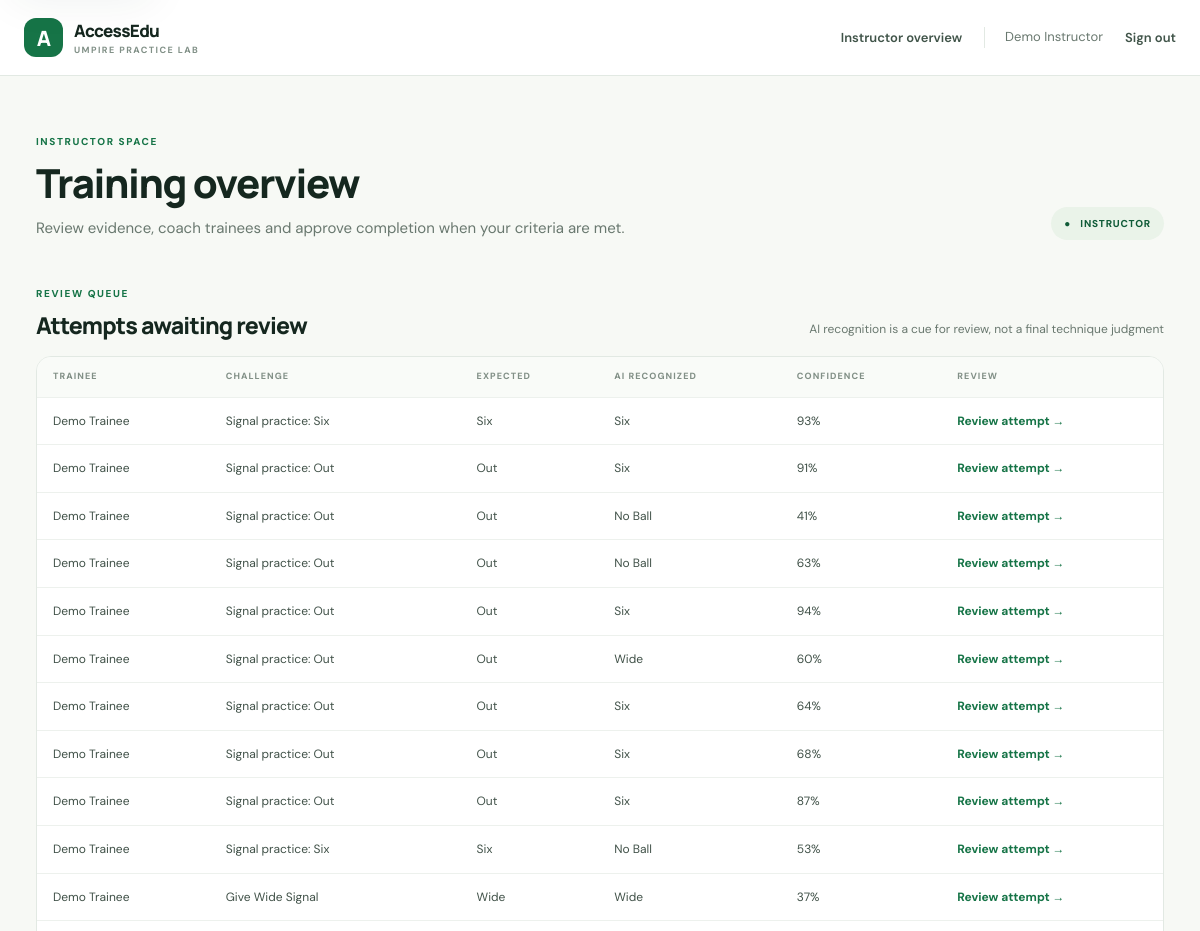
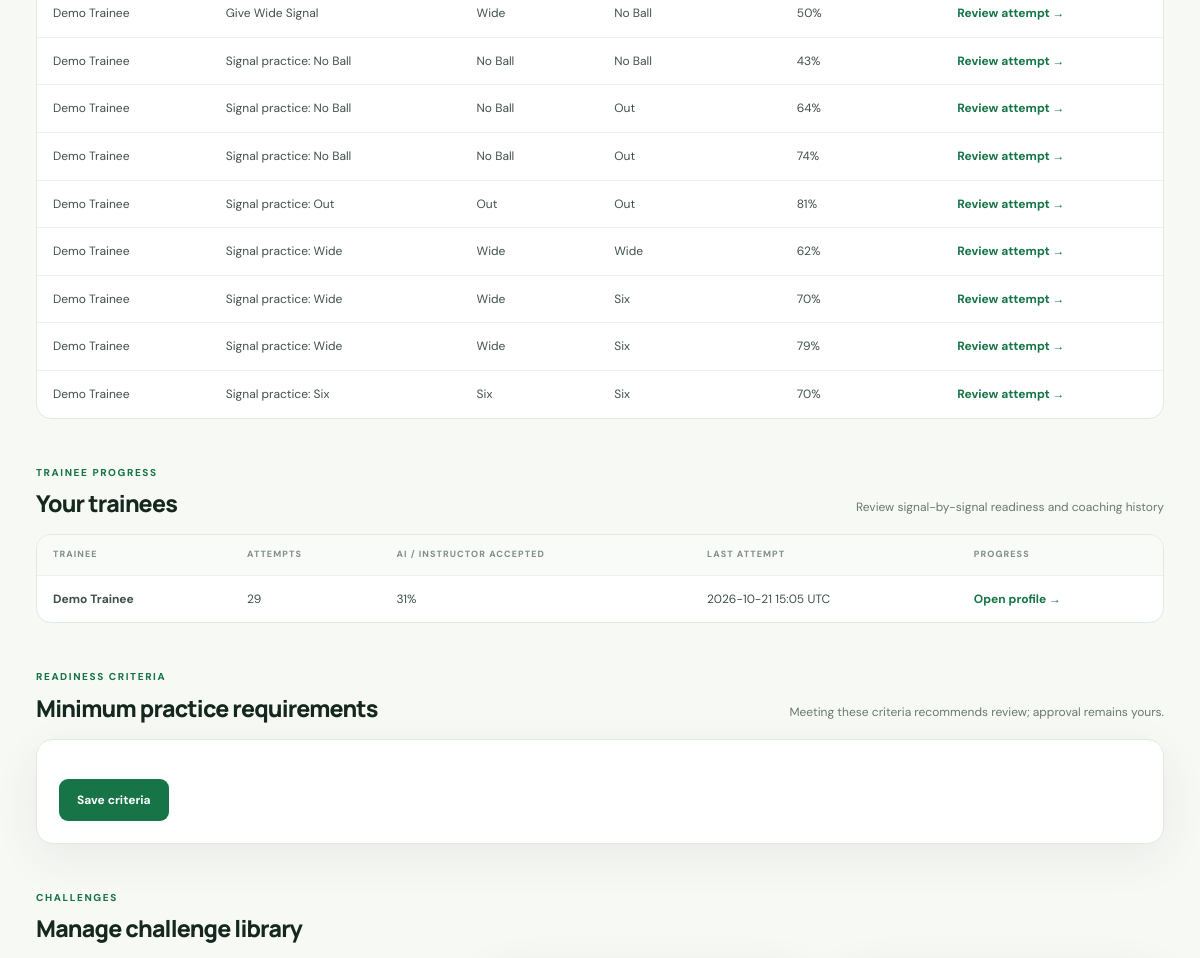
The app's page /instructor (signed in, upper part), older data (2 pictures, top to bottom).
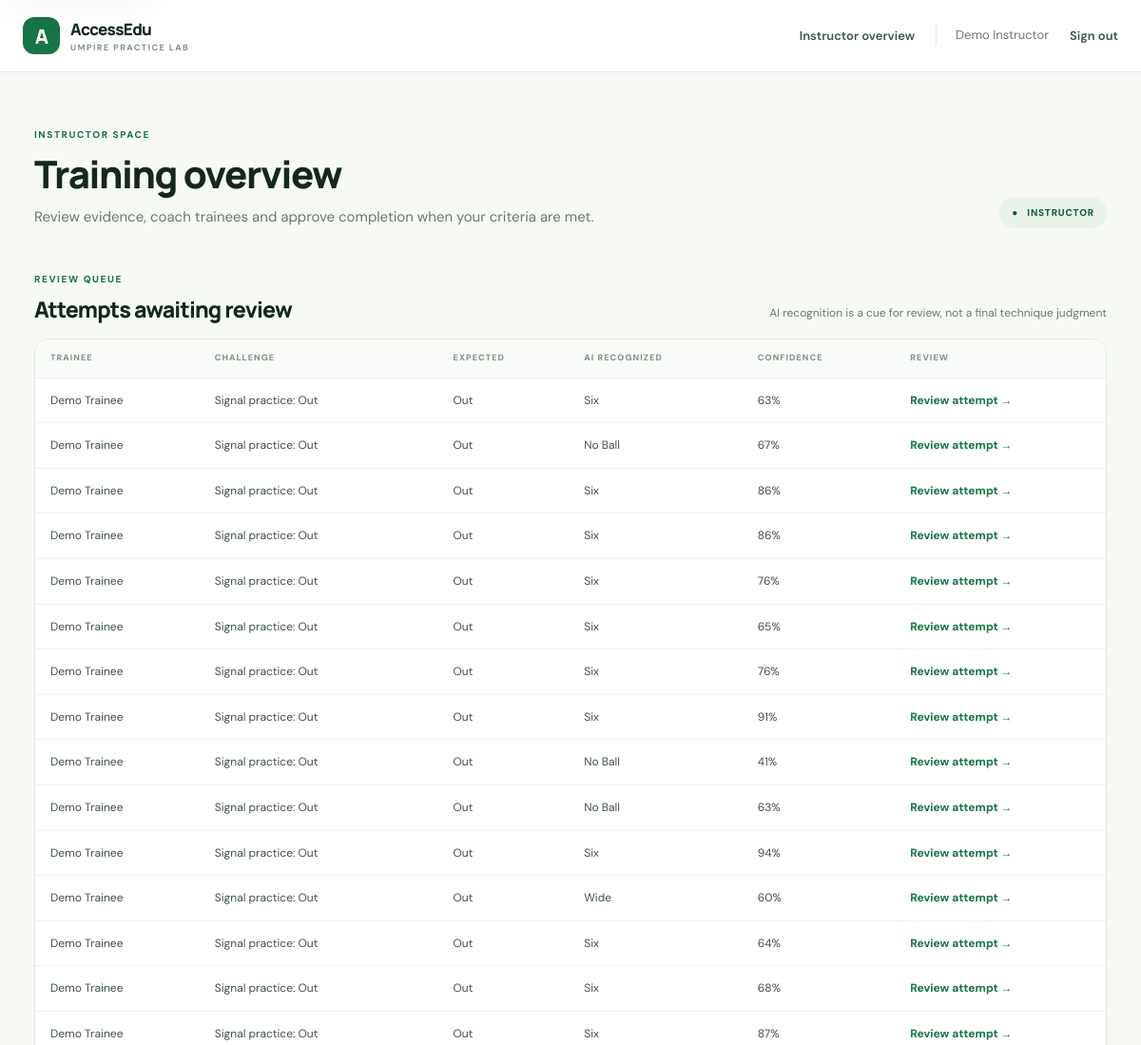
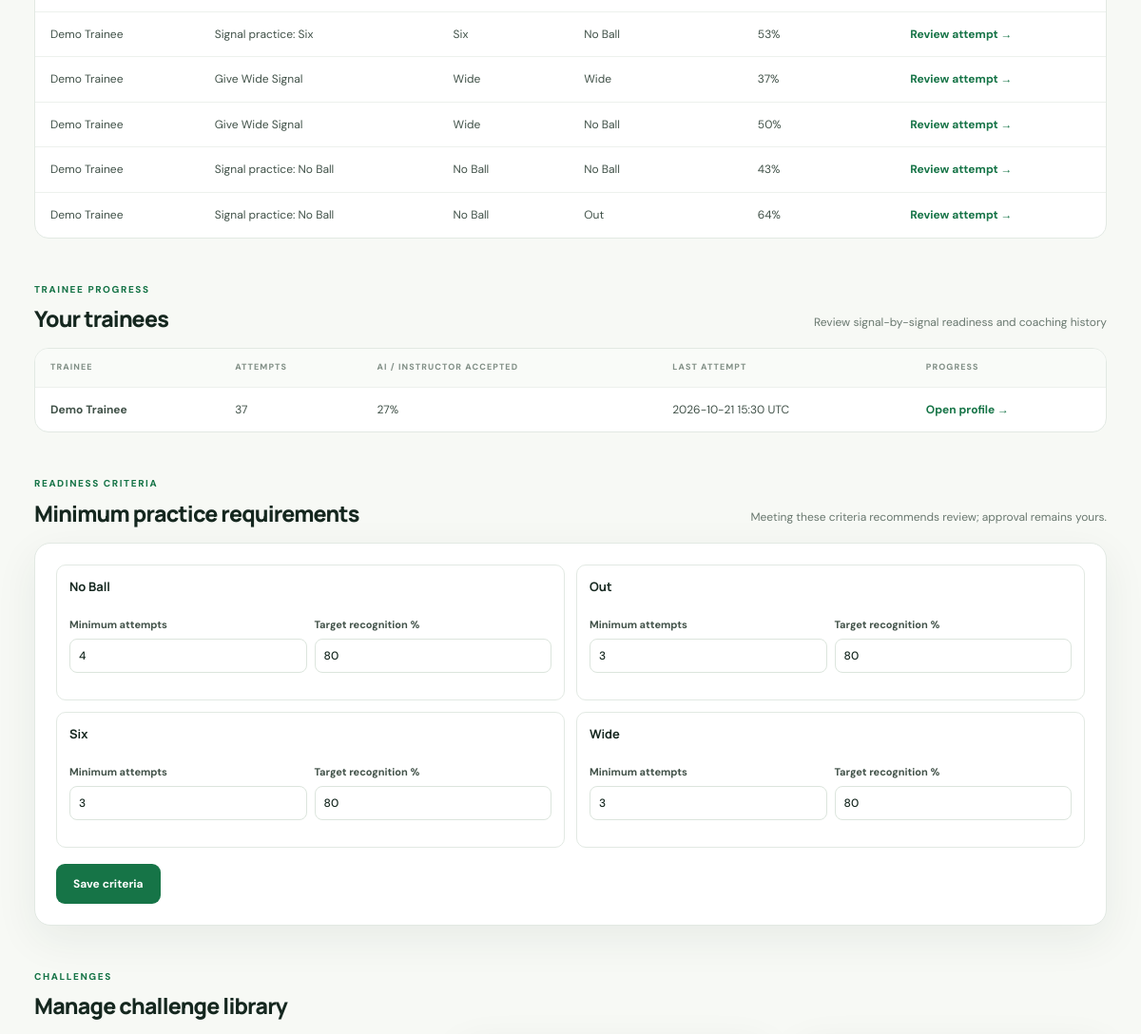
The same page, newer data (2 pictures, top to bottom).
### tables this page shows
CREATE TABLE attempts (
            id INTEGER PRIMARY KEY AUTOINCREMENT,
            user_id INTEGER NOT NULL REFERENCES users(id),
            scenario_id INTEGER NOT NULL REFERENCES scenarios(id),
            expected_signal TEXT NOT NULL,
            predicted_signal TEXT NOT NULL,
            confidence REAL NOT NULL,
            matched INTEGER NOT NULL,
            frame_count INTEGER NOT NULL,
            created_at TEXT NOT NULL
        , response_seconds REAL NOT NULL DEFAULT 0, instructor_override INTEGER, instructor_feedback TEXT NOT NULL DEFAULT '', reviewed_by INTEGER REFERENCES users(id), reviewed_at TEXT, evidence_path TEXT, evidence_consent_at TEXT);

CREATE TABLE users (
            id INTEGER PRIMARY KEY AUTOINCREMENT,
            username TEXT NOT NULL UNIQUE,
            password_hash TEXT NOT NULL,
            display_name TEXT NOT NULL,
            role TEXT NOT NULL CHECK(role IN ('trainee', 'instructor'))
        );

CREATE TABLE scenarios (
            id INTEGER PRIMARY KEY AUTOINCREMENT,
            title TEXT NOT NULL,
            description TEXT NOT NULL,
            expected_signal TEXT NOT NULL,
            active INTEGER NOT NULL DEFAULT 1,
            created_by INTEGER REFERENCES users(id)
        );

CREATE TABLE signal_requirements (
            signal TEXT PRIMARY KEY,
            min_attempts INTEGER NOT NULL DEFAULT 3,
            min_match_rate INTEGER NOT NULL DEFAULT 80
        );

### app.py (the view)
@app.route("/instructor")
@role_required("instructor")
def instructor_dashboard():
    db = database()
    trainees = db.execute(
        "SELECT u.id,u.display_name,COUNT(a.id) AS attempts,COALESCE(SUM(COALESCE(a.instructor_override,a.matched)),0) AS correct,"
        "MAX(a.created_at) AS last_attempt FROM users u LEFT JOIN attempts a ON a.user_id=u.id "
        "WHERE u.role='trainee' GROUP BY u.id ORDER BY u.display_name"
    ).fetchall()
    scenarios = db.execute("SELECT * FROM scenarios ORDER BY active DESC,id").fetchall()
    pending_reviews = db.execute(
        "SELECT a.id,a.expected_signal,a.predicted_signal,a.confidence,a.created_at,u.display_name,s.title "
        "FROM attempts a JOIN users u ON u.id=a.user_id JOIN scenarios s ON s.id=a.scenario_id "
        "WHERE a.reviewed_at IS NULL ORDER BY a.id DESC LIMIT 20"
    ).fetchall()
    requirements = db.execute("SELECT * FROM signal_requirements ORDER BY signal").fetchall()
    return render_template("instructor.html", trainees=trainees, scenarios=scenarios,
                           pending_reviews=pending_reviews, requirements=requirements)

### app.py (called while the page is built)
@app.context_processor
def inject_csrf_token():
    def csrf_token():
        if "csrf_token" not in session:
            session["csrf_token"] = secrets.token_urlsafe(32)
        return session["csrf_token"]
    return {"csrf_token": csrf_token}

@app.before_request
def protect_form_posts():
    if request.method == "POST":
        submitted = request.form.get("csrf_token", "")
        expected = session.get("csrf_token", "")
        if not submitted or not expected or not hmac.compare_digest(submitted, expected):
            abort(400)

@app.after_request
def add_security_headers(response):
    response.headers.setdefault("X-Content-Type-Options", "nosniff")
    response.headers.setdefault("X-Frame-Options", "DENY")
    response.headers.setdefault("Referrer-Policy", "strict-origin-when-cross-origin")
    response.headers.setdefault("Permissions-Policy", "camera=(self), microphone=()")
    return response

def database():
    if "db" not in g:
        g.db = sqlite3.connect(app.config["DATABASE"])
        g.db.row_factory = sqlite3.Row
    return g.db

@app.teardown_appcontext
def close_database(_error=None):
    db = g.pop("db", None)
    if db is not None:
        db.close()

### app/templates/instructor.html (shortened to what this page needs)
{% extends 'base.html' %}{% block title %}Instructor overview · AccessEdu{% endblock %}
{% block content %}
<div class="page-heading"><div><div class="eyebrow">INSTRUCTOR SPACE</div><h1>Training overview</h1><p>Review evidence, coach trainees and approve completion when your criteria are met.</p></div><div class="heading-badge">● &nbsp; INSTRUCTOR</div></div>
<section class="section-block"><div class="section-heading"><div><div class="eyebrow">REVIEW QUEUE</div><h2>Attempts awaiting review</h2></div><span class="muted">AI recognition is a cue for review, not a final technique judgment</span></div>{% if pending_reviews %}<div class="table-wrap"><table><thead><tr><th>Trainee</th><th>Challenge</th><th>Expected</th><th>AI recognized</th><th>Confidence</th><th>Review</th></tr></thead><tbody>{% for attempt in pending_reviews %}<tr><td>{{ attempt.display_name }}</td><td>{{ attempt.title }}</td><td>{{ attempt.expected_signal|replace('_',' ') }}</td><td>{{ attempt.predicted_signal|replace('_',' ') }}</td><td>{{ (attempt.confidence*100)|round|int }}%</td><td><a class="text-link" href="{{ url_for('review_attempt',attempt_id=attempt.id) }}">Review attempt →</a></td></tr>{% endfor %}</tbody></table></div>{% else %}<div class="empty-state">All attempts have an instructor review.</div>{% endif %}</section>
<section class="section-block"><div class="section-heading"><div><div class="eyebrow">TRAINEE PROGRESS</div><h2>Your trainees</h2></div><span class="muted">Review signal-by-signal readiness and coaching history</span></div>{% if trainees %}<div class="table-wrap"><table><thead><tr><th>Trainee</th><th>Attempts</th><th>AI / instructor accepted</th><th>Last attempt</th><th>Progress</th></tr></thead><tbody>{% for trainee in trainees %}<tr><td><strong>{{ trainee.display_name }}</strong></td><td>{{ trainee.attempts }}</td><td>{% if trainee.attempts %}{{ (100*trainee.correct/trainee.attempts)|round|int }}%{% else %}—{% endif %}</td><td>{{ trainee.last_attempt[:16].replace('T',' ') if trainee.last_attempt else 'No attempts yet' }}{% if trainee.last_attempt %} UTC{% endif %}</td><td><a class="text-link" href="{{ url_for('instructor_trainee',trainee_id=trainee.id) }}">Open profile →</a></td></tr>{% endfor %}</tbody></table></div>{% else %}<div class="empty-state">Add your first trainee account below to get started.</div>{% endif %}</section>
<section class="section-block"><div class="section-heading"><div><div class="eyebrow">READINESS CRITERIA</div><h2>Minimum practice requirements</h2></div><span class="muted">Meeting these criteria recommends review; approval remains yours.</span></div><form class="panel criteria-form" method="post" action="{{ url_for('update_requirements') }}"><input type="hidden" name="csrf_token" value="{{ csrf_token() }}"><div class="criteria-grid">{% for requirement in requirements %}<div class="criteria-row"><strong>{{ requirement.signal|replace('_',' ') }}</strong><label>Minimum attempts<input type="number" min="1" max="50" name="min_attempts_{{ requirement.signal }}" value="{{ requirement.min_attempts }}" required></label><label>Target recognition %<input type="number" min="50" max="100" name="min_rate_{{ requirement.signal }}" value="{{ requirement.min_match_rate }}" required></label></div>{% endfor %}</div><button class="button primary">Save criteria</button></form></section>
<section class="section-block"><div class="section-heading"><div><div class="eyebrow">CHALLENGES</div><h2>Manage challenge library</h2></div></div></section>
{% endblock %}

Row changes from the older to the newer data that the page shows:
no longer on this page (row edited): attempts: display_name "Demo Trainee", title "Signal practice: Six", expected_signal "Six", predicted_signal "Six", (attempt.confidence*100)|round|int "93"
no longer on this page (row unchanged): attempts: display_name "Demo Trainee", title "Signal practice: No Ball", expected_signal "No Ball", predicted_signal "Out", (attempt.confidence*100)|round|int "74"
no longer on this page (row unchanged): attempts: display_name "Demo Trainee", title "Signal practice: Out", expected_signal "Out", predicted_signal "Out", (attempt.confidence*100)|round|int "81"
no longer on this page (row unchanged): attempts: display_name "Demo Trainee", title "Signal practice: Wide", expected_signal "Wide", predicted_signal "Wide", (attempt.confidence*100)|round|int "62"
no longer on this page (row unchanged): attempts: display_name "Demo Trainee", title "Signal practice: Wide", expected_signal "Wide", predicted_signal "Six", (attempt.confidence*100)|round|int "70"
no longer on this page (row unchanged): attempts: display_name "Demo Trainee", title "Signal practice: Wide", expected_signal "Wide", predicted_signal "Six", (attempt.confidence*100)|round|int "79"
no longer on this page (row unchanged): attempts: display_name "Demo Trainee", title "Signal practice: Six", expected_signal "Six", predicted_signal "Six", (attempt.confidence*100)|round|int "70"
added attempts: display_name "Demo Trainee", title "Signal practice: Out", expected_signal "Out", predicted_signal "Six", (attempt.confidence*100)|round|int "63"
added attempts: display_name "Demo Trainee", title "Signal practice: Out", expected_signal "Out", predicted_signal "No Ball", (attempt.confidence*100)|round|int "67"
added attempts: display_name "Demo Trainee", title "Signal practice: Out", expected_signal "Out", predicted_signal "Six", (attempt.confidence*100)|round|int "86"
added attempts: display_name "Demo Trainee", title "Signal practice: Out", expected_signal "Out", predicted_signal "Six", (attempt.confidence*100)|round|int "86"
added attempts: display_name "Demo Trainee", title "Signal practice: Out", expected_signal "Out", predicted_signal "Six", (attempt.confidence*100)|round|int "76"
added attempts: display_name "Demo Trainee", title "Signal practice: Out", expected_signal "Out", predicted_signal "Six", (attempt.confidence*100)|round|int "65"
added attempts: display_name "Demo Trainee", title "Signal practice: Out", expected_signal "Out", predicted_signal "Six", (attempt.confidence*100)|round|int "76"
computed for users "Demo Trainee": attempts "29" → "37"; correct "31" → "27"; last_attempt "2026-10-21 15:05" → "2026-10-21 15:30"
added signal_requirements: signal "No Ball", min_attempts "4", min_match_rate "80"
added signal_requirements: signal "Out", min_attempts "3", min_match_rate "80"
added signal_requirements: signal "Six", min_attempts "3", min_match_rate "80"
added signal_requirements: signal "Wide", min_attempts "3", min_match_rate "80"
